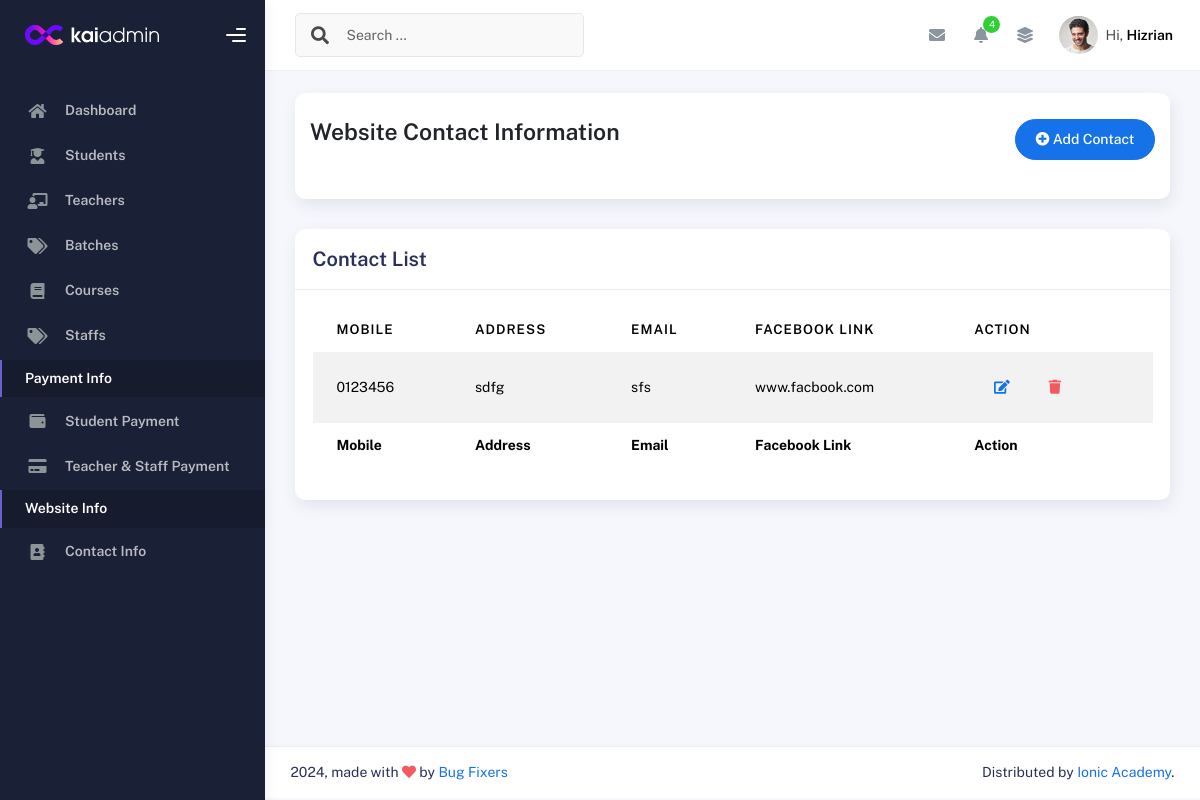
/contactlist/, run on an earlier commit of the app's database.
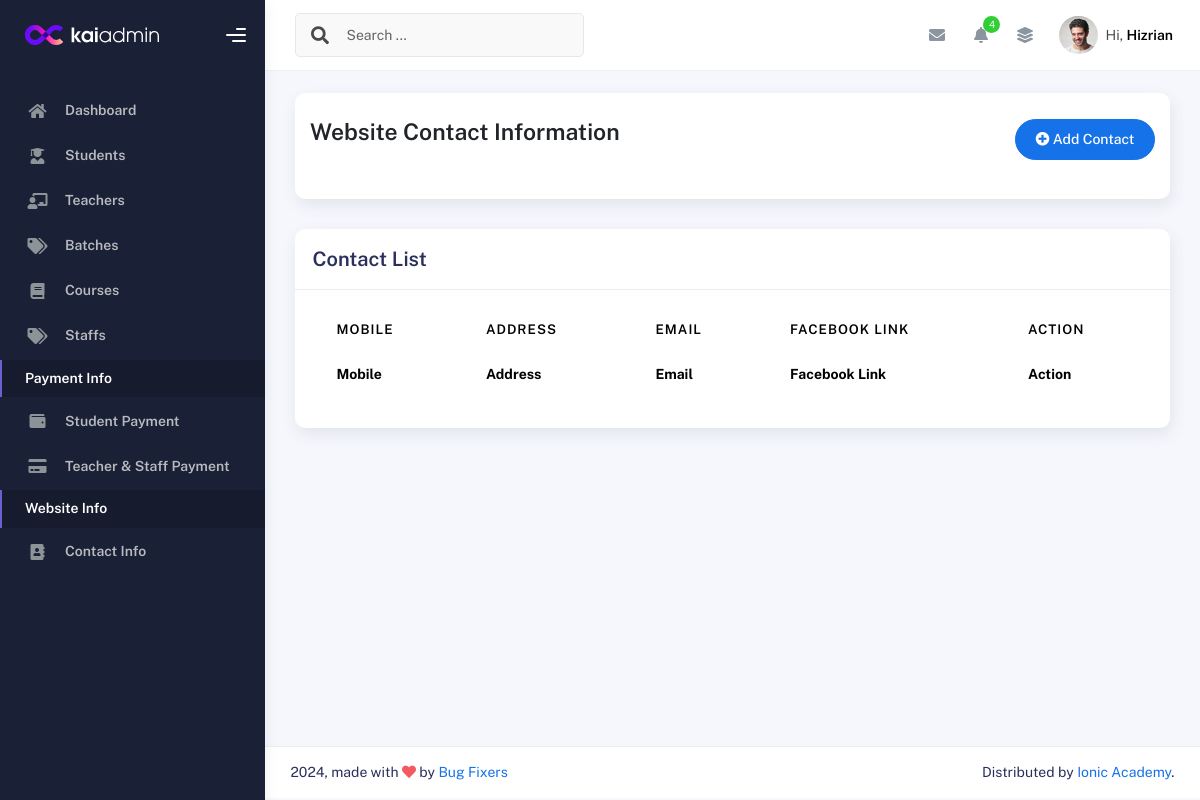
And on a later commit of the database.
### IMSapp/models.py (models this page shows, shortened)
class WebsiteContactModel(models.Model):
    Imsuser = models.CharField(max_length=50,null=True)
    Mobile = models.CharField(max_length=50,null=True)
    Address = models.CharField(max_length=100,null=True)
    Email = models.CharField(max_length=100,null=True)
    MapLink = models.TextField(null=True)
    GithubLink =models.CharField(max_length=150,null=True)
    FacebookLink =models.CharField(max_length=150,null=True)
    YoutubeLink =models.CharField(max_length=150,null=True)
    TwitterLink =models.CharField(max_length=150,null=True)

### IMSapp/contactviews.py (the view)
# urls.py: path('contactlist/',contactlist,name="contactlist"),
def contactlist(request):
    contactdata = WebsiteContactModel.objects.all()
    return render(request,'contact/contactlist.html',{'contactdata':contactdata})

### IMSapp/templates/contact/contactlist.html
{% extends "profilemaster/master.html" %}
{% block content %}
<div class="col-sm-12 col-md-12">
    <div class="card card-stats card-round">
        <div class="card-body">
            <div class="d-flex align-items-left align-items-md-center flex-column flex-md-row pt-2 pb-4">
                <div>
                    <h3 class="fw-bold mb-3">Website Contact Information</h3>
                </div>
                <div class="ms-md-auto py-2 py-md-0">
                    <a href="{% url 'addcontact' %}" class="btn btn-primary btn-round"><i class="fas fa-plus-circle"></i> Add Contact</a>
                </div>
            </div>
        </div>
    </div>
</div>
<div class="col-md-12">
    <div class="card">
      <div class="card-header">
        <h4 class="card-title">Contact List</h4>
      </div>
      <div class="card-body">
        <div class="table-responsive">
          <table id="basic-datatables" class="display table table-striped table-hover">
            <thead>
              <tr>
                <th>Mobile</th>
                <th>Address</th>
                <th>Email</th>
                <th>Facebook Link</th>
                <th>Action</th>
              </tr>
            </thead>
            <tfoot>
                <tr>
                    <th>Mobile</th>
                    <th>Address</th>
                    <th>Email</th>
                    <th>Facebook Link</th>
                    <th>Action</th>
                  </tr>
            </tfoot>
            <tbody>
              {% for i in contactdata %}
              <tr>
                <td>{{i.Mobile}}</td>
                <td>{{i.Address}}</td>
                <td>{{i.Email}}</td>
                <td>{{i.FacebookLink}}</td>
                <td>
                    <div class="form-button-action">
                      <a href="{% url 'editcontact' i.id %}" class="btn btn-link btn-primary btn-md">
                        <i class="fa fa-edit"></i>
                      </a>
                      <a href="{% url 'deletecontact' i.id %}" class="btn btn-link btn-danger btn-md">
                        <i class="fa fa-trash"></i>
                      </a>
                    </div>
                  </td>
              </tr>
              {% endfor %}
            </tbody>
          </table>
        </div>
      </div>
    </div>
  </div>
{% endblock content %}

What changed in the data, as far as the page shows it:
removed WebsiteContactModel: Mobile "0123456", Address "sdfg", Email "sfs", FacebookLink "www.facbook.com"
